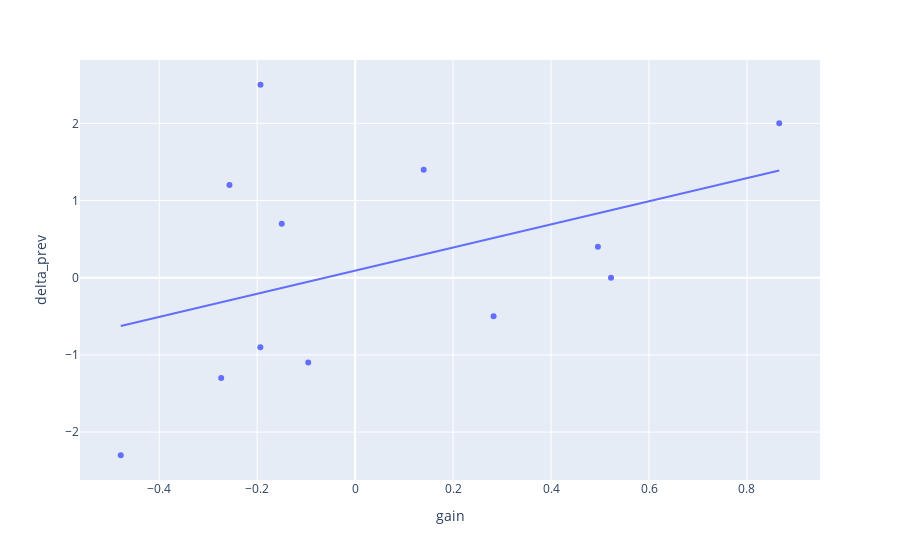
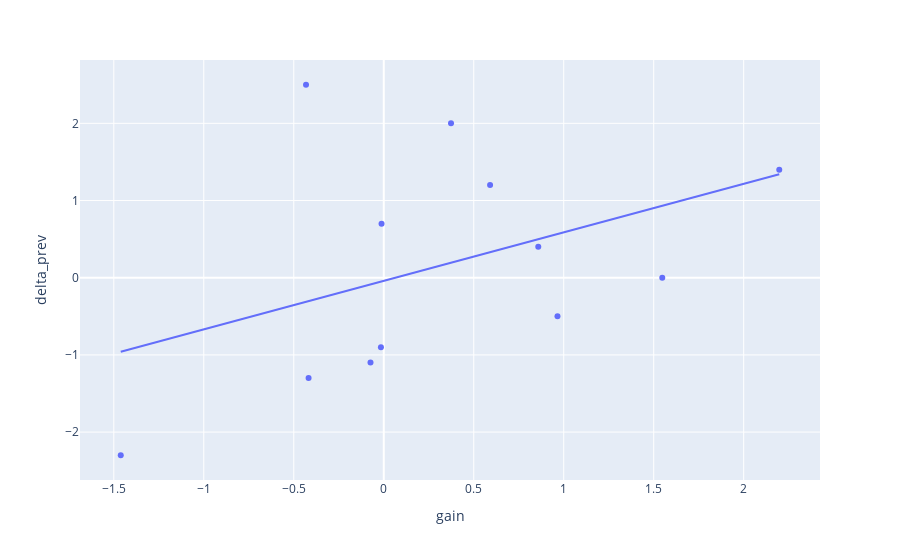
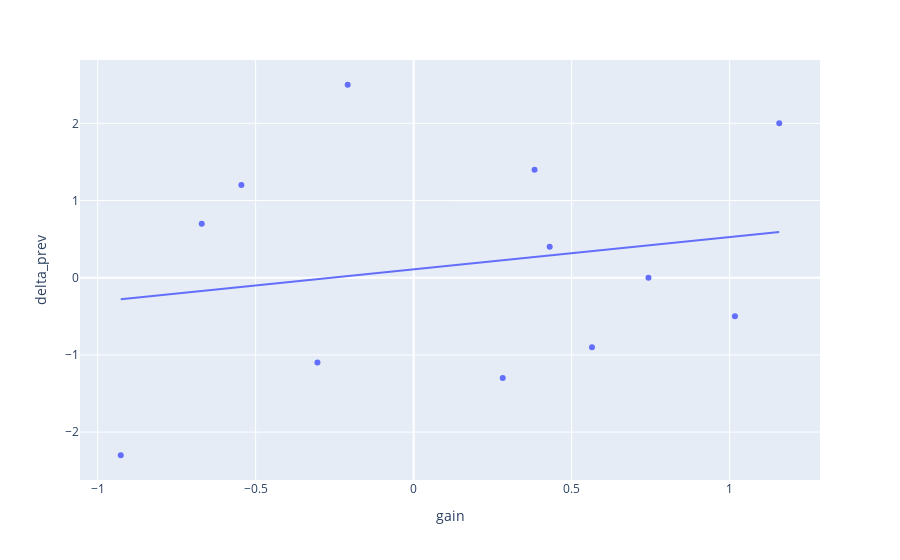
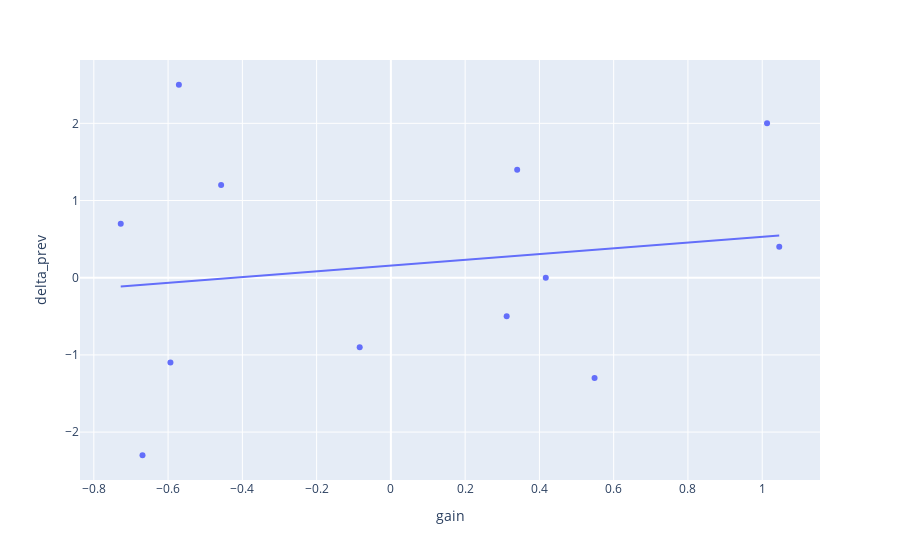

The notebook cell these images were saved under, in order:
### Code cell
for p in pairs:
    print(p) 
    
    df_plot = df_cat[df_cat['pair'] == p]
    
    fig = px.scatter(df_plot, x='gain', y='delta_prev', trendline='ols')
    fig.show()

### Figure 1 — Plotly figure (JSON) as saved in the notebook; plotly's stock layout.template omitted (floating-point values rounded to 4 significant figures)
{"data": [{"hovertemplate": "gain=%{x}<br>delta_prev=%{y}<extra></extra>", "legendgroup": "", "marker": {"color": "#636efa", "symbol": "circle"}, "mode": "markers", "name": "", "orientation": "v", "showlegend": false, "type": "scatter", "x": [-0.1935, 0.4956, -0.2566, 0.1399, -0.4785, 0.5225, -0.1498, 0.8659, -0.2734, -0.1932, -0.09573, 0.2827], "xaxis": "x", "y": [-0.9, 0.4, 1.2, 1.4, -2.3, 0, 0.7, 2, -1.3, 2.5, -1.1, -0.5], "yaxis": "y"}, {"hovertemplate": "<b>OLS trendline</b><br>delta_prev = 1.49861 * gain + 0.0918337<br>R<sup>2</sup>=0.175049<br><br>gain=%{x}<br>delta_prev=%{y} <b>(trend)</b><extra></extra>", "legendgroup": "", "marker": {"color": "#636efa", "symbol": "circle"}, "mode": "lines", "name": "", "showlegend": false, "type": "scatter", "x": [-0.4785, -0.2734, -0.2566, -0.1935, -0.1932, -0.1498, -0.09573, 0.1399, 0.2827, 0.4956, 0.5225, 0.8659], "xaxis": "x", "y": [-0.6253, -0.3179, -0.2926, -0.1981, -0.1977, -0.1327, -0.05163, 0.3015, 0.5155, 0.8346, 0.8748, 1.39], "yaxis": "y"}], "layout": {"legend": {"tracegroupgap": 0}, "margin": {"t": 60}, "xaxis": {"anchor": "y", "domain": [0, 1], "title": {"text": "gain"}}, "yaxis": {"anchor": "x", "domain": [0, 1], "title": {"text": "delta_prev"}}}}

### Figure 2 — Plotly figure (JSON) as saved in the notebook; plotly's stock layout.template omitted (floating-point values rounded to 4 significant figures)
{"data": [{"hovertemplate": "gain=%{x}<br>delta_prev=%{y}<extra></extra>", "legendgroup": "", "marker": {"color": "#636efa", "symbol": "circle"}, "mode": "markers", "name": "", "orientation": "v", "showlegend": false, "type": "scatter", "x": [-0.01583, 0.8586, 0.5908, 2.198, -1.461, 1.547, -0.01234, 0.3737, -0.4177, -0.4319, -0.07374, 0.9653], "xaxis": "x", "y": [-0.9, 0.4, 1.2, 1.4, -2.3, 0, 0.7, 2, -1.3, 2.5, -1.1, -0.5], "yaxis": "y"}, {"hovertemplate": "<b>OLS trendline</b><br>delta_prev = 0.628861 * gain + -0.0409275<br>R<sup>2</sup>=0.178596<br><br>gain=%{x}<br>delta_prev=%{y} <b>(trend)</b><extra></extra>", "legendgroup": "", "marker": {"color": "#636efa", "symbol": "circle"}, "mode": "lines", "name": "", "showlegend": false, "type": "scatter", "x": [-1.461, -0.4319, -0.4177, -0.07374, -0.01583, -0.01234, 0.3737, 0.5908, 0.8586, 0.9653, 1.547, 2.198], "xaxis": "x", "y": [-0.96, -0.3126, -0.3036, -0.0873, -0.05088, -0.04869, 0.1941, 0.3306, 0.499, 0.5661, 0.9322, 1.341], "yaxis": "y"}], "layout": {"legend": {"tracegroupgap": 0}, "margin": {"t": 60}, "xaxis": {"anchor": "y", "domain": [0, 1], "title": {"text": "gain"}}, "yaxis": {"anchor": "x", "domain": [0, 1], "title": {"text": "delta_prev"}}}}

### Figure 3 — Plotly figure (JSON) as saved in the notebook; plotly's stock layout.template omitted (floating-point values rounded to 4 significant figures)
{"data": [{"hovertemplate": "gain=%{x}<br>delta_prev=%{y}<extra></extra>", "legendgroup": "", "marker": {"color": "#636efa", "symbol": "circle"}, "mode": "markers", "name": "", "orientation": "v", "showlegend": false, "type": "scatter", "x": [0.5645, 0.4306, -0.5452, 0.3827, -0.9269, 0.7432, -0.6706, 1.157, 0.282, -0.2087, -0.3044, 1.017], "xaxis": "x", "y": [-0.9, 0.4, 1.2, 1.4, -2.3, 0, 0.7, 2, -1.3, 2.5, -1.1, -0.5], "yaxis": "y"}, {"hovertemplate": "<b>OLS trendline</b><br>delta_prev = 0.417381 * gain + 0.108175<br>R<sup>2</sup>=0.038251<br><br>gain=%{x}<br>delta_prev=%{y} <b>(trend)</b><extra></extra>", "legendgroup": "", "marker": {"color": "#636efa", "symbol": "circle"}, "mode": "lines", "name": "", "showlegend": false, "type": "scatter", "x": [-0.9269, -0.6706, -0.5452, -0.3044, -0.2087, 0.282, 0.3827, 0.4306, 0.5645, 0.7432, 1.017, 1.157], "xaxis": "x", "y": [-0.2787, -0.1717, -0.1194, -0.01887, 0.02108, 0.2259, 0.2679, 0.2879, 0.3438, 0.4184, 0.5326, 0.5912], "yaxis": "y"}], "layout": {"legend": {"tracegroupgap": 0}, "margin": {"t": 60}, "xaxis": {"anchor": "y", "domain": [0, 1], "title": {"text": "gain"}}, "yaxis": {"anchor": "x", "domain": [0, 1], "title": {"text": "delta_prev"}}}}

### Figure 4 — Plotly figure (JSON) as saved in the notebook; plotly's stock layout.template omitted (floating-point values rounded to 4 significant figures)
{"data": [{"hovertemplate": "gain=%{x}<br>delta_prev=%{y}<extra></extra>", "legendgroup": "", "marker": {"color": "#636efa", "symbol": "circle"}, "mode": "markers", "name": "", "orientation": "v", "showlegend": false, "type": "scatter", "x": [-0.08398, 1.046, -0.4572, 0.3401, -0.6689, 0.4171, -0.7275, 1.013, 0.5485, -0.5709, -0.5937, 0.3118], "xaxis": "x", "y": [-0.9, 0.4, 1.2, 1.4, -2.3, 0, 0.7, 2, -1.3, 2.5, -1.1, -0.5], "yaxis": "y"}, {"hovertemplate": "<b>OLS trendline</b><br>delta_prev = 0.372588 * gain + 0.157172<br>R<sup>2</sup>=0.027854<br><br>gain=%{x}<br>delta_prev=%{y} <b>(trend)</b><extra></extra>", "legendgroup": "", "marker": {"color": "#636efa", "symbol": "circle"}, "mode": "lines", "name": "", "showlegend": false, "type": "scatter", "x": [-0.7275, -0.6689, -0.5937, -0.5709, -0.4572, -0.08398, 0.3118, 0.3401, 0.4171, 0.5485, 1.013, 1.046], "xaxis": "x", "y": [-0.1139, -0.09206, -0.06402, -0.05555, -0.01316, 0.1259, 0.2733, 0.2839, 0.3126, 0.3615, 0.5346, 0.5469], "yaxis": "y"}], "layout": {"legend": {"tracegroupgap": 0}, "margin": {"t": 60}, "xaxis": {"anchor": "y", "domain": [0, 1], "title": {"text": "gain"}}, "yaxis": {"anchor": "x", "domain": [0, 1], "title": {"text": "delta_prev"}}}}
